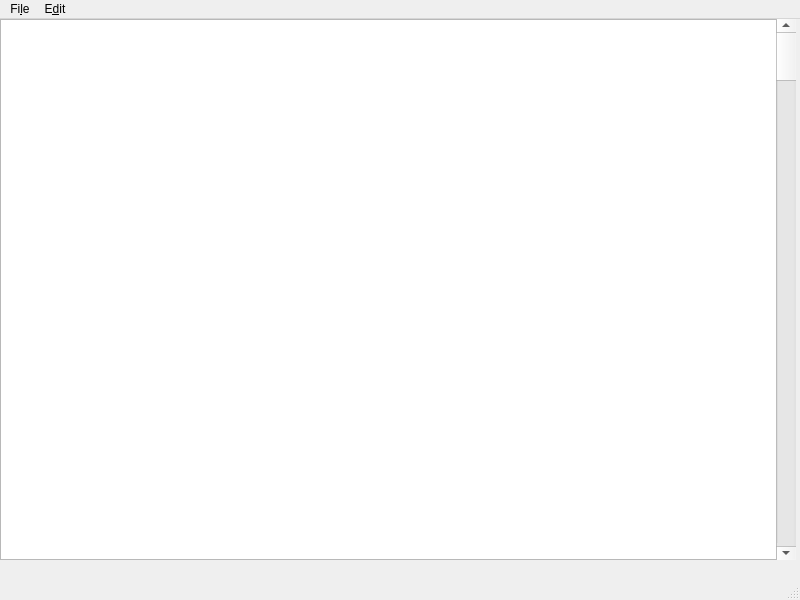
<?xml version="1.0" encoding="UTF-8"?>
<ui version="4.0">
 <class>MainWindow</class>
 <widget class="QMainWindow" name="MainWindow">
  <property name="geometry">
   <rect>
    <x>0</x>
    <y>0</y>
    <width>800</width>
    <height>600</height>
   </rect>
  </property>
  <property name="windowTitle">
   <string>MainWindow</string>
  </property>
  <widget class="QWidget" name="centralwidget">
   <widget class="QTextEdit" name="textEdit">
    <property name="geometry">
     <rect>
      <x>0</x>
      <y>0</y>
      <width>791</width>
      <height>541</height>
     </rect>
    </property>
   </widget>
   <widget class="QScrollBar" name="verticalScrollBar">
    <property name="geometry">
     <rect>
      <x>776</x>
      <y>0</y>
      <width>20</width>
      <height>541</height>
     </rect>
    </property>
    <property name="orientation">
     <enum>Qt::Vertical</enum>
    </property>
   </widget>
  </widget>
  <widget class="QMenuBar" name="menubar">
   <property name="geometry">
    <rect>
     <x>0</x>
     <y>0</y>
     <width>800</width>
     <height>33</height>
    </rect>
   </property>
   <widget class="QMenu" name="menuFile">
    <property name="title">
     <string>Fi&amp;le</string>
    </property>
    <addaction name="actionNew"/>
    <addaction name="actionOpen"/>
    <addaction name="actionSave"/>
    <addaction name="actionSaveAs"/>
    <addaction name="separator"/>
    <addaction name="actionPrint"/>
   </widget>
   <widget class="QMenu" name="menuEdit">
    <property name="title">
     <string>E&amp;dit</string>
    </property>
    <addaction name="actionCut"/>
    <addaction name="actionCopy"/>
    <addaction name="actionPaste"/>
    <addaction name="actionSelectAll"/>
    <addaction name="actionDelete"/>
    <addaction name="separator"/>
    <addaction name="actionUndo"/>
    <addaction name="actionRedo"/>
   </widget>
   <addaction name="menuFile"/>
   <addaction name="menuEdit"/>
  </widget>
  <widget class="QStatusBar" name="statusbar"/>
  <action name="actionOpen">
   <property name="text">
    <string>&amp;Open</string>
   </property>
  </action>
  <action name="actionSave">
   <property name="text">
    <string>&amp;Save</string>
   </property>
  </action>
  <action name="actionSaveAs">
   <property name="text">
    <string>Sa&amp;ve as</string>
   </property>
  </action>
  <action name="actionNew">
   <property name="text">
    <string>&amp;New</string>
   </property>
  </action>
  <action name="actionPrint">
   <property name="text">
    <string>&amp;Print</string>
   </property>
  </action>
  <action name="actionCut">
   <property name="text">
    <string>&amp;Cut</string>
   </property>
  </action>
  <action name="actionCopy">
   <property name="text">
    <string>C&amp;opy</string>
   </property>
  </action>
  <action name="actionPaste">
   <property name="text">
    <string>&amp;Paste</string>
   </property>
  </action>
  <action name="actionUndo">
   <property name="text">
    <string>&amp;Undo</string>
   </property>
  </action>
  <action name="actionRedo">
   <property name="text">
    <string>&amp;Redo</string>
   </property>
  </action>
  <action name="actionDelete">
   <property name="text">
    <string>&amp;Delete</string>
   </property>
  </action>
  <action name="actionSelectAll">
   <property name="text">
    <string>&amp;Select all</string>
   </property>
  </action>
  <action name="actionPreferences">
   <property name="text">
    <string>Preferences</string>
   </property>
  </action>
 </widget>
 <resources/>
 <connections/>
</ui>
